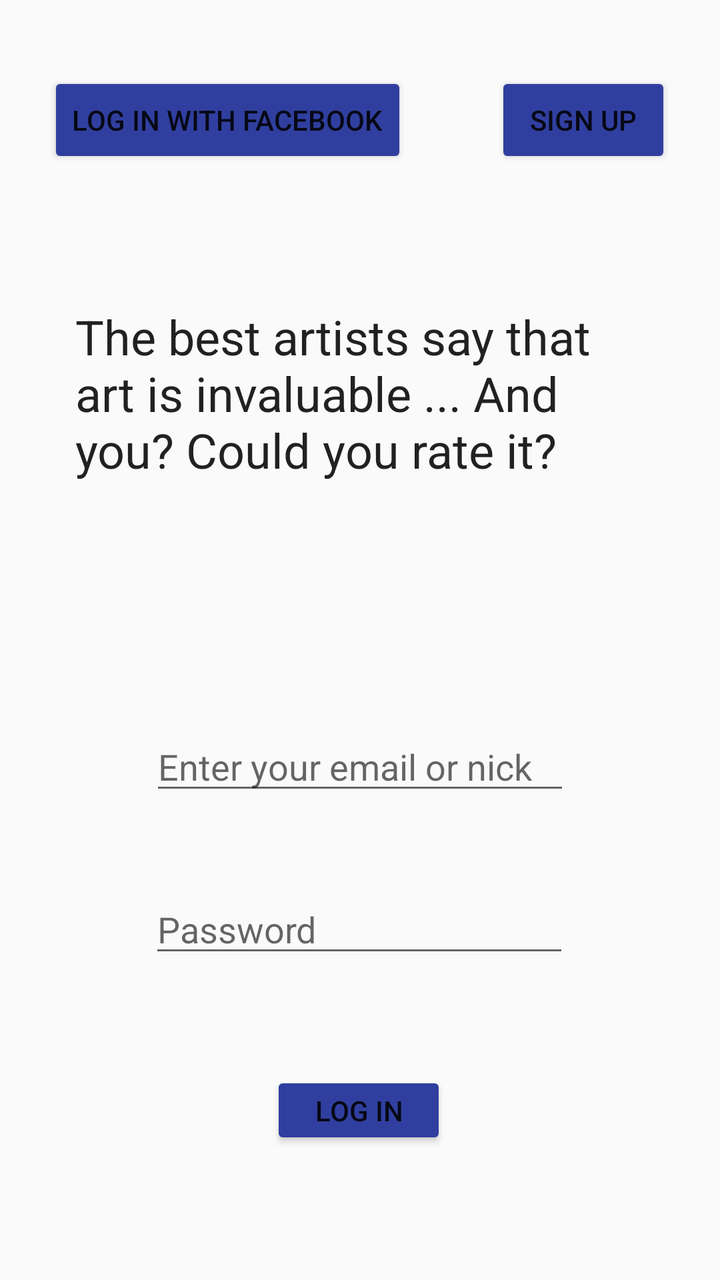
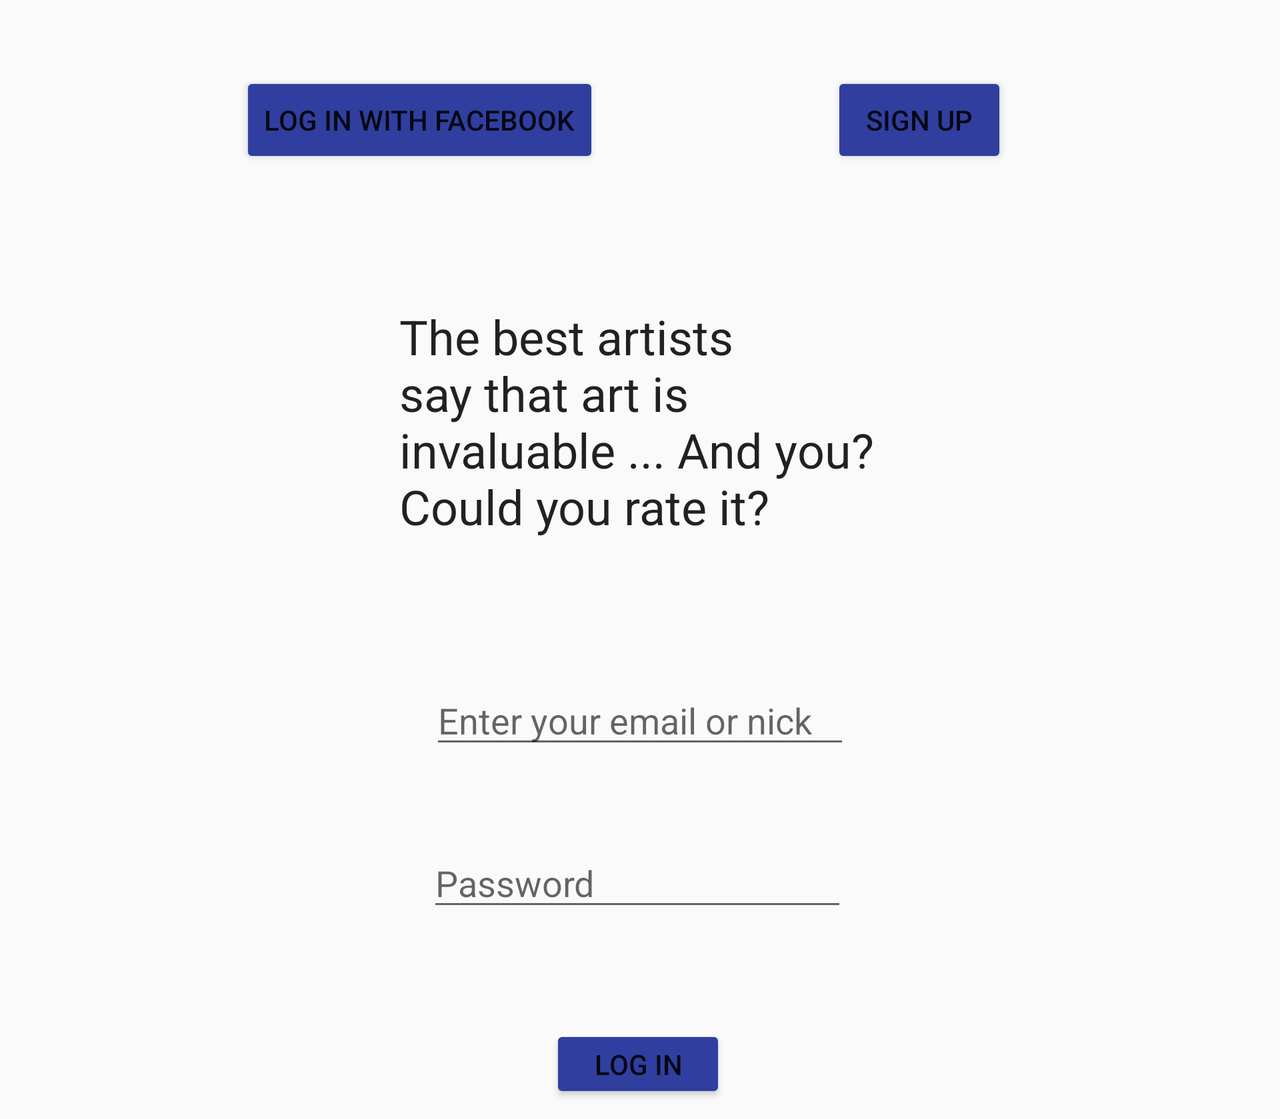

First picture: res/layout/ on a phone held upright. Second picture: the repository's own variant of that layout, on a device whose configuration matches the variant's folder. Source for both follows.
<!-- AndroidManifest.xml: application theme AppTheme -->
<!-- res/layout/activity_startup.xml -->
<?xml version="1.0" encoding="utf-8"?>

<ScrollView xmlns:android="http://schemas.android.com/apk/res/android"
    xmlns:app="http://schemas.android.com/apk/res-auto"
    xmlns:tools="http://schemas.android.com/tools"
    android:layout_width="match_parent"
    android:layout_height="match_parent"
    tools:context=".StartupActivity">

    <android.support.constraint.ConstraintLayout
        android:id="@+id/constraintLayout"
        android:layout_width="match_parent"
        android:layout_height="wrap_content">

        
        <Button
            android:id="@+id/bt_facebook"
            android:layout_width="wrap_content"
            android:layout_height="wrap_content"
            android:layout_marginBottom="8dp"
            android:layout_marginStart="24dp"
            android:layout_marginTop="36dp"
            android:backgroundTint="@color/colorPrimaryDark"
            android:text="@string/facebook"
            app:layout_constraintBottom_toTopOf="@+id/tv_desc"
            app:layout_constraintStart_toStartOf="parent"
            app:layout_constraintTop_toTopOf="parent"
            app:layout_constraintVertical_bias="0.0" />

        
        <Button
            android:id="@+id/bt_signup"
            android:layout_width="wrap_content"
            android:layout_height="wrap_content"
            android:layout_marginEnd="24dp"
            android:layout_marginStart="44dp"
            android:layout_marginTop="36dp"
            android:backgroundTint="@color/colorPrimaryDark"
            android:onClick="onSignup"
            android:text="@string/signup"
            app:layout_constraintEnd_toEndOf="parent"
            app:layout_constraintHorizontal_bias="0.36"
            app:layout_constraintStart_toEndOf="@+id/bt_facebook"
            app:layout_constraintTop_toTopOf="parent" />

        
        <TextView
            android:id="@+id/tv_desc"
            android:layout_width="285dp"
            android:layout_height="169dp"
            android:layout_marginTop="68dp"
            android:text="@string/description"
            android:textAppearance="@style/TextAppearance.AppCompat.Headline"
            app:layout_constraintEnd_toEndOf="parent"
            app:layout_constraintStart_toStartOf="parent"
            app:layout_constraintTop_toBottomOf="@+id/bt_signup" />


        
        <EditText
            android:id="@+id/et_email"
            android:layout_width="wrap_content"
            android:layout_height="wrap_content"
            android:layout_marginTop="40dp"
            android:ems="10"
            android:hint="@string/emailOrNickname"
            app:layout_constraintEnd_toEndOf="parent"
            app:layout_constraintStart_toStartOf="parent"
            app:layout_constraintTop_toBottomOf="@+id/tv_desc"
            tools:ignore="TextFields" />

        
        <EditText
            android:id="@+id/et_password"
            android:layout_width="wrap_content"
            android:layout_height="wrap_content"
            android:layout_marginTop="40dp"
            android:ems="10"
            android:hint="@string/password"
            android:inputType="textPassword"
            app:layout_constraintEnd_toEndOf="parent"
            app:layout_constraintHorizontal_bias="0.497"
            app:layout_constraintStart_toStartOf="parent"
            app:layout_constraintTop_toBottomOf="@+id/et_email" />

        
        <Button
            android:id="@+id/bt_login"
            android:layout_width="wrap_content"
            android:layout_height="39dp"
            android:layout_marginBottom="8dp"
            android:layout_marginTop="52dp"
            android:backgroundTint="@color/colorPrimaryDark"
            android:onClick="tryLogin"
            android:text="@string/login"
            app:layout_constraintBottom_toBottomOf="parent"
            app:layout_constraintEnd_toEndOf="parent"
            app:layout_constraintHorizontal_bias="0.498"
            app:layout_constraintStart_toStartOf="parent"
            app:layout_constraintTop_toBottomOf="@+id/et_password"
            app:layout_constraintVertical_bias="0.0" />

        
        <TextView
            android:id="@+id/login_error"
            android:layout_width="wrap_content"
            android:layout_height="wrap_content"
            android:layout_marginBottom="8dp"
            android:layout_marginEnd="8dp"
            android:layout_marginStart="8dp"
            app:layout_constraintBottom_toBottomOf="parent"
            app:layout_constraintEnd_toEndOf="parent"
            app:layout_constraintStart_toEndOf="@+id/bt_login"
            app:layout_constraintTop_toBottomOf="@+id/et_password" />

        <android.support.constraint.Guideline
            android:id="@+id/guideline"
            android:layout_width="wrap_content"
            android:layout_height="wrap_content"
            android:orientation="vertical"
            app:layout_constraintGuide_begin="16dp" />

    </android.support.constraint.ConstraintLayout>
</ScrollView>
<!-- resources referenced by this layout -->
<resources>
  <color name="colorPrimaryDark">#303f9f</color>
  <string name="description">The best artists say that art is invaluable ... And you? Could you rate it?</string>
  <string name="emailOrNickname">Enter your email or nick</string>
  <string name="facebook">Log in with Facebook</string>
  <string name="login">Log in</string>
  <string name="password">Password</string>
  <string name="signup">Sign up</string>
  <style name="AppTheme" parent="Theme.AppCompat.Light.NoActionBar">
          <item name="coordinatorLayoutStyle">@style/Widget.Design.CoordinatorLayout</item>
          
          <item name="colorPrimary">@color/colorPrimary</item>
          <item name="colorPrimaryDark">@color/colorPrimary</item>
          <item name="colorAccent">@color/Red</item>
      </style>
  <color name="colorPrimary">#3F51B5</color>
  <color name="Red">#FF0000</color>
</resources>
<!-- res/layout-land/activity_startup.xml (the repository's variant of the layout above) -->
<!-- drawn on the phone turned sideways -->
<?xml version="1.0" encoding="utf-8"?>

<ScrollView xmlns:android="http://schemas.android.com/apk/res/android"
    xmlns:app="http://schemas.android.com/apk/res-auto"
    xmlns:tools="http://schemas.android.com/tools"
    android:layout_width="match_parent"
    android:layout_height="match_parent"
    tools:context=".StartupActivity">

    <android.support.constraint.ConstraintLayout xmlns:android="http://schemas.android.com/apk/res/android"
        xmlns:app="http://schemas.android.com/apk/res-auto"
        xmlns:tools="http://schemas.android.com/tools"
        android:id="@+id/constraintLayout"
        android:layout_width="match_parent"
        android:layout_height="wrap_content">

        
        <Button
            android:id="@+id/bt_facebook"
            android:layout_width="wrap_content"
            android:layout_height="wrap_content"
            android:layout_marginBottom="8dp"
            android:layout_marginStart="120dp"
            android:layout_marginTop="36dp"
            android:backgroundTint="@color/colorPrimaryDark"
            android:text="@string/facebook"
            app:layout_constraintBottom_toTopOf="@+id/tv_desc"
            app:layout_constraintStart_toStartOf="parent"
            app:layout_constraintTop_toTopOf="parent"
            app:layout_constraintVertical_bias="0.0" />

        
        <Button
            android:id="@+id/bt_signup"
            android:layout_width="wrap_content"
            android:layout_height="wrap_content"
            android:layout_marginEnd="8dp"
            android:layout_marginStart="44dp"
            android:layout_marginTop="36dp"
            android:backgroundTint="@color/colorPrimaryDark"
            android:onClick="onSignup"
            android:text="@string/signup"
            app:layout_constraintEnd_toEndOf="parent"
            app:layout_constraintHorizontal_bias="0.36"
            app:layout_constraintStart_toEndOf="@+id/bt_facebook"
            app:layout_constraintTop_toTopOf="parent" />

        
        <TextView
            android:id="@+id/tv_desc"
            android:layout_width="241dp"
            android:layout_height="146dp"
            android:layout_marginEnd="16dp"
            android:layout_marginStart="16dp"
            android:layout_marginTop="68dp"
            android:text="@string/description"
            android:textAppearance="@style/TextAppearance.AppCompat.Headline"
            app:layout_constraintEnd_toEndOf="parent"
            app:layout_constraintStart_toStartOf="parent"
            app:layout_constraintTop_toBottomOf="@+id/bt_signup" />


        
        <EditText
            android:id="@+id/et_email"
            android:layout_width="wrap_content"
            android:layout_height="wrap_content"
            android:layout_marginTop="40dp"
            android:ems="10"
            android:hint="@string/emailOrNickname"
            app:layout_constraintEnd_toEndOf="parent"
            app:layout_constraintStart_toStartOf="parent"
            app:layout_constraintTop_toBottomOf="@+id/tv_desc"
            tools:ignore="TextFields" />

        
        <EditText
            android:id="@+id/et_password"
            android:layout_width="wrap_content"
            android:layout_height="wrap_content"
            android:layout_marginTop="40dp"
            android:ems="10"
            android:hint="@string/password"
            android:inputType="textPassword"
            app:layout_constraintEnd_toEndOf="parent"
            app:layout_constraintHorizontal_bias="0.497"
            app:layout_constraintStart_toStartOf="parent"
            app:layout_constraintTop_toBottomOf="@+id/et_email" />

        
        <Button
            android:id="@+id/bt_login"
            android:layout_width="wrap_content"
            android:layout_height="39dp"
            android:layout_marginBottom="8dp"
            android:layout_marginTop="52dp"
            android:backgroundTint="@color/colorPrimaryDark"
            android:onClick="tryLogin"
            android:text="@string/login"
            app:layout_constraintBottom_toBottomOf="parent"
            app:layout_constraintEnd_toEndOf="parent"
            app:layout_constraintHorizontal_bias="0.498"
            app:layout_constraintStart_toStartOf="parent"
            app:layout_constraintTop_toBottomOf="@+id/et_password"
            app:layout_constraintVertical_bias="0.0" />

        
        <TextView
            android:id="@+id/login_error"
            android:layout_width="wrap_content"
            android:layout_height="wrap_content"
            android:layout_marginBottom="8dp"
            android:layout_marginEnd="8dp"
            android:layout_marginStart="8dp"
            app:layout_constraintBottom_toBottomOf="parent"
            app:layout_constraintEnd_toEndOf="parent"
            app:layout_constraintStart_toEndOf="@+id/bt_login"
            app:layout_constraintTop_toBottomOf="@+id/et_password" />

    </android.support.constraint.ConstraintLayout>
</ScrollView>
